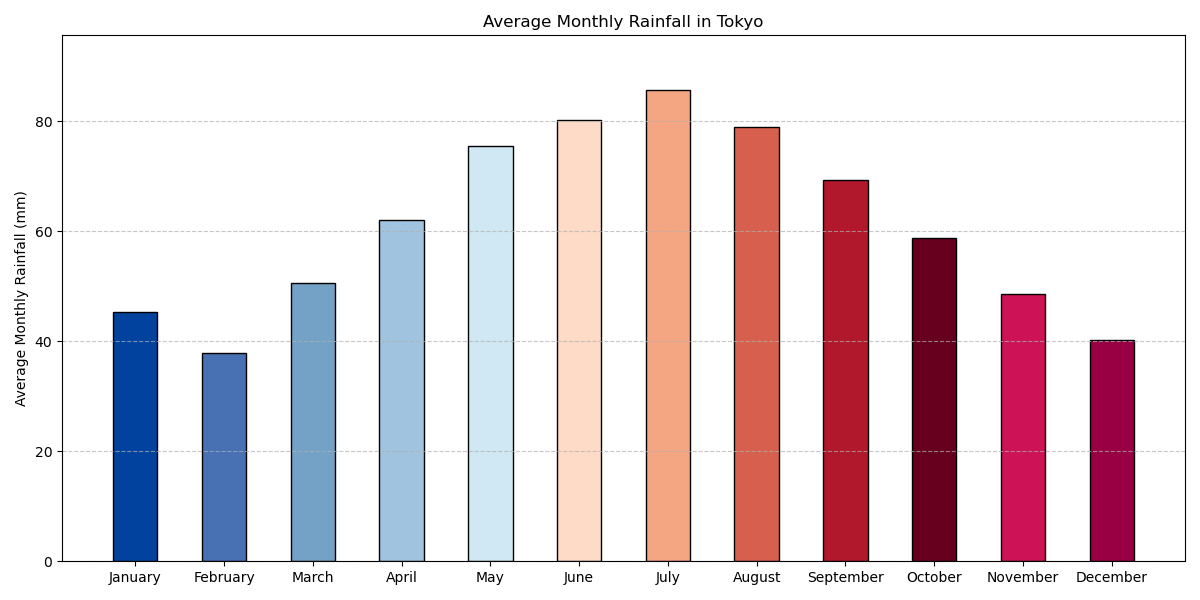

Recreate this plot in Python.

import matplotlib.pyplot as plt

# Data
months = ['January', 'February', 'March', 'April', 'May', 'June', 
          'July', 'August', 'September', 'October', 'November', 'December']
rainfall = [45.3, 37.8, 50.6, 62.1, 75.4, 80.2, 85.6, 78.9, 69.3, 58.7, 48.5, 40.2]
colors = ['#00429d', '#4771b2', '#73a2c6', '#a0c4df', '#cfe8f3', '#fddbc7',
          '#f4a582', '#d6604d', '#b2182b', '#67001f', '#ce1256', '#980043']

# Create a vertical bar chart
plt.figure(figsize=(12, 6))
bars = plt.bar(months, rainfall, color=colors, edgecolor='black', width=0.5)

# Customizing the plot
plt.ylabel('Average Monthly Rainfall (mm)')
plt.title('Average Monthly Rainfall in Tokyo')
plt.ylim(0, max(rainfall) + 10)
plt.tight_layout()

# Show grid
plt.grid(axis='y', linestyle='--', alpha=0.7)

# Display the plot
plt.show()
